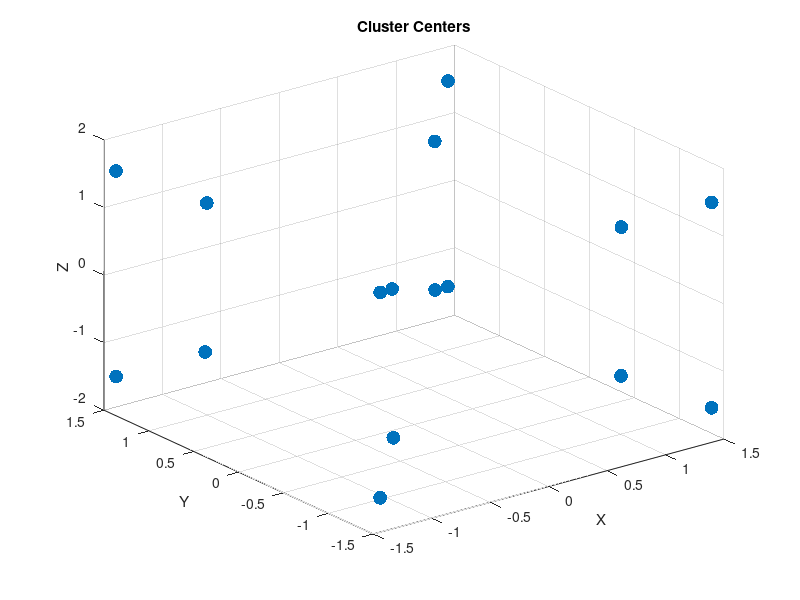

Write the MATLAB code that produced this figure.
% Define the cluster centers
centers = [
    -1.41938576  1.47089217  1.52124713;
    -0.97818848 -1.04418141 -1.09891804;
    1.41786126  1.46938012  1.52222178;
    1.41815573 -1.46970136  1.52216594;
    1.41724433  1.469635   -1.5200969;
    -1.41846759 -1.47146685  1.52140639;
    -0.98303336  1.04464716 -1.10241429;
    1.41863492 -1.46733966 -1.52091719;
    -1.41730862 -1.46902757 -1.52088013;
    0.97454845 -1.04096069  1.10323311;
    -1.419193    1.47135212 -1.52172689;
    -0.98207654 -1.03609033  1.10062624;
    -0.97376536  1.0408456   1.10040167;
    0.97720874  1.04193504  1.09751976;
    0.97432961 -1.03743475 -1.0995979;
    0.97599327  1.0366935  -1.09736284
];

% Create a figure
figure;

% Scatter the cluster centers
scatter3(centers(:,1), centers(:,2), centers(:,3), 100, 'filled');
title('Cluster Centers');
xlabel('X');
ylabel('Y');
zlabel('Z');
grid on;

% Adjust axis limits if needed
% axis([xmin xmax ymin ymax zmin zmax]);
